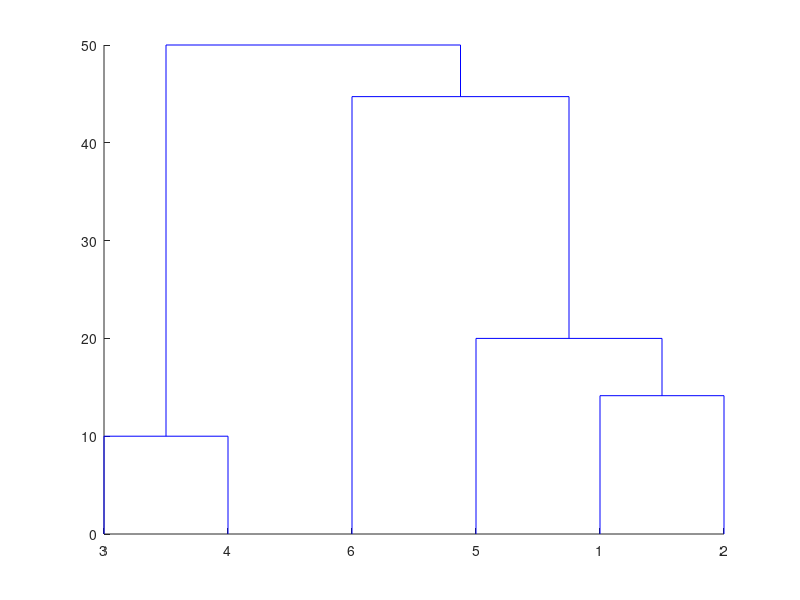

Here is the MATLAB script that generated this plot: (Note: this script raises an error after producing the figure.)
DataPoints = [100 100;90 90;10 10;10 20;90 70;50 50];
DistanceCalc = pdist(DataPoints);
DistanceMatrix = squareform(DistanceCalc);
GroupsMatrix = linkage(DistanceCalc)
dendrogram(GroupsMatrix)
DistancesCheck = cophenet(GroupsMatrix, DistanceCalc)
NewDistanceCalc = pdist(DataPoints, 'cosine');
NewDistancesCheck = cophenet(NewGroupsMatrix, NewDistanceCalc)
InputData = readmatrix('Minerals.xls');
rng(5);
[IdCluster,Centroid] = kmeans(InputData,4);
gscatter(InputData(:,1), InputData(:,2), IdCluster,'bgrm','x*o^')
hold on
plot(Centroid(:,1),Centroid(:,2),'x','LineWidth',4,'MarkerEdgeColor','k','MarkerSize',25)
silhouette(InputData, IdCluster)
DataKMedoids = readmatrix('PeripheralLocations.xls');
gscatter(DataKMedoids (:,1), DataKMedoids (:,2));
[IdCluster,Kmedoid,SumDist,Dist,IdClKm,info] = kmedoids(DataKMedoids,3);
info
gscatter(DataKMedoids (:,1), DataKMedoids (:,2), IdCluster,'bgr','xo^')
hold on
plot(Kmedoid(:,1),Kmedoid(:,2),'x','LineWidth',4,'MarkerEdgeColor','k','MarkerSize',25)
YHData = readtable('YachtHydrodynamics.xlsx');
size(YHData)
Model1 = stepwiselm(YHData,'constant'  );
Model1
Model2 = stepwiselm(YHData,'linear');
Model2
Model3 = stepwiselm(YHData,'quadratic');
Model3
SeedsData = readtable('SeedsDataset');
plotmatrix(SeedsData{:,1:7})
CorrData=corr(SeedsData{:,1:7})
[coeff,score,latent,tsquared,explained,mu] = pca(SeedsData{:,1:7});
gscatter(score(:,1),score(:,2),SeedsData.Seeds,'brg','xo^')
biplot(coeff(:,1:2),'scores',score(:,1:2),'varlabels',SeedsData.Properties.VariableNames(1:7));
